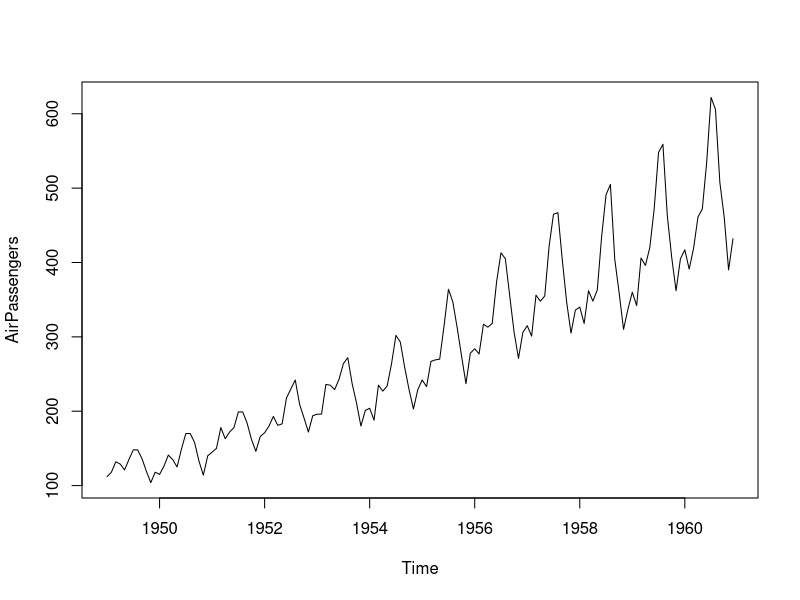
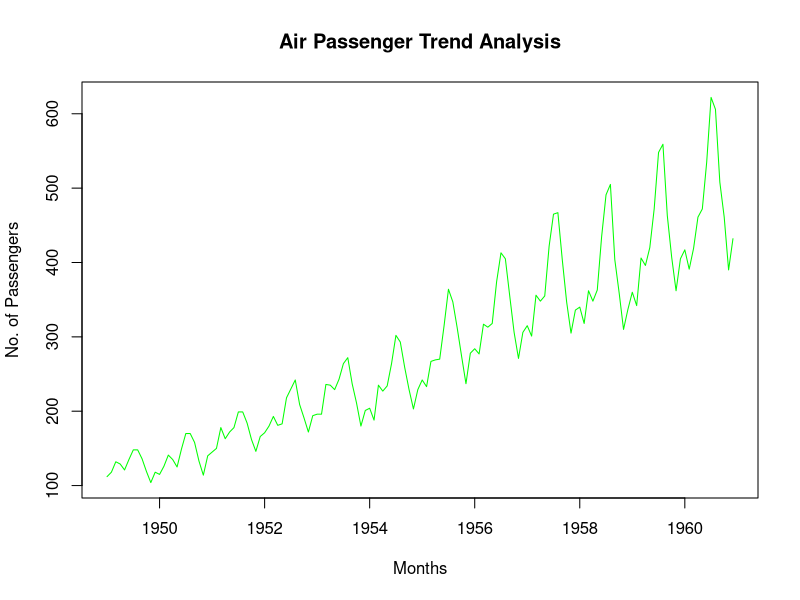
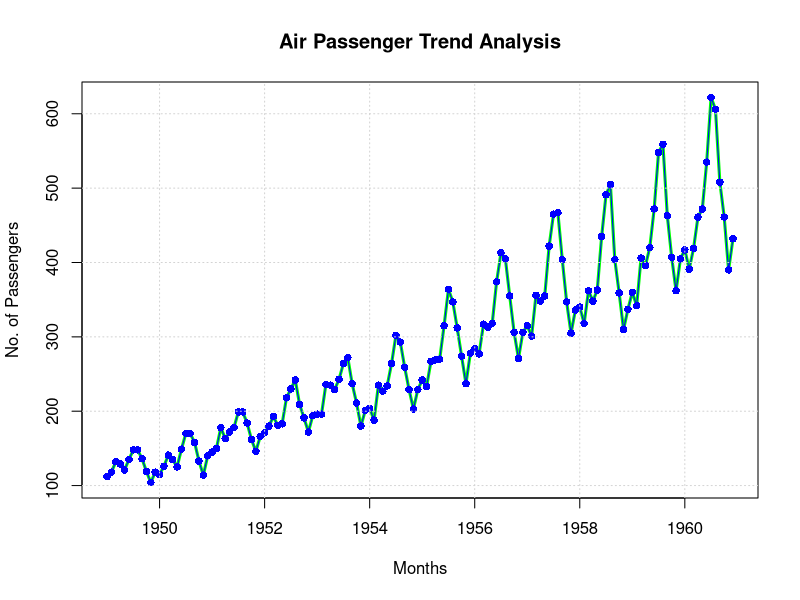
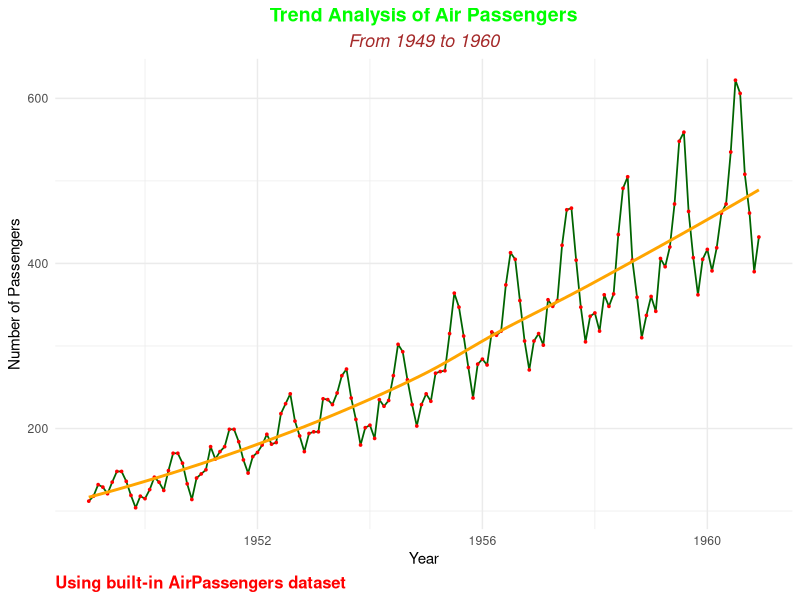

These figures' R source, in order:
data("AirPassengers")
# Verify dataset
class(AirPassengers)
View(AirPassengers)
# Create dataframe with year & passengers
ap_df <- data.frame(
  year = time(AirPassengers),
  passengers = as.numeric(AirPassengers)
)
# Create dataframe with year, month, passengers
ap_df_months <- data.frame(
  year = floor(time(AirPassengers)),
  month = cycle(AirPassengers),
  passengers = as.numeric(AirPassengers)
)
# View dataframe
View(ap_df_months)
ap_df_months
# Basic Time Series Plot
plot(AirPassengers)


plot(
  AirPassengers,
  type = 'l',
  main = "Air Passenger Trend Analysis",
  xlab = "Months",
  ylab = "No. of Passengers",
  col = "green"
)
plot(
  AirPassengers,
  type = 'l',
  lwd = 3,
  main = "Air Passenger Trend Analysis",
  xlab = "Months",
  ylab = "No. of Passengers",
  col = "green"
)
points(
  AirPassengers,
  type = 'o',
  pch = 16,
  col = 'blue'
)
grid()
# ggplot2 Visualization
library(ggplot2)
ggplot(ap_df, aes(x = year, y = passengers)) +
  geom_line(color = "darkgreen", linewidth = 0.6) +
  geom_point(color = "red", size = 0.6) +
  geom_smooth(se = FALSE, color = "orange") +
  labs(
    title = "Trend Analysis of Air Passengers",
    subtitle = "From 1949 to 1960",
    caption = "Using built-in AirPassengers dataset",
    x = "Year",
    y = "Number of Passengers"
  ) +
  theme_minimal() +
  theme(
    plot.title = element_text(face = "bold", size = 14 , hjust=0.5 ,color="green"),
    plot.subtitle = element_text(face = "italic", size = 13 , hjust=0.5 , color="brown"),
    plot.caption = element_text(face="bold" , size=12 , hjust =0 ,color="red")
  )

